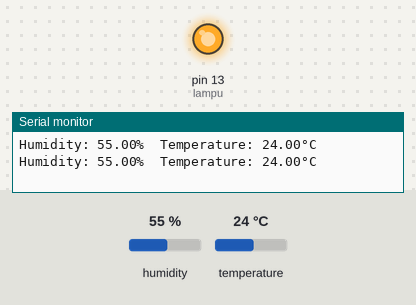
This sketch was run on a simulated Arduino Uno, built with avr-gcc and run on an emulated ATmega328P. Shown: output pins drawn as LEDs (lit = HIGH), the last lines printed to the serial monitor. The test bench sets the inputs (shaded band); at power-on: humidity 55 %, temperature 24 °C.

Above: at 2.8 s.
2.9 s: humidity set to 51 %
5.6 s: humidity set to 48 %
At 6.3 s:
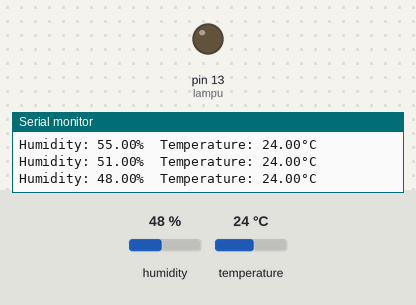
8.3 s: humidity set to 68 %
At 11.0 s:
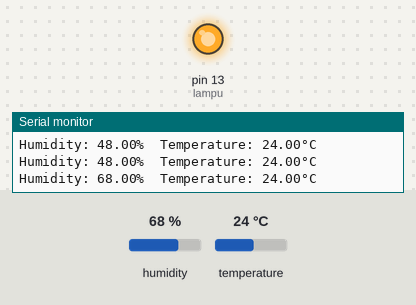
11.5 s: humidity set to 22 %
At 12.8 s:
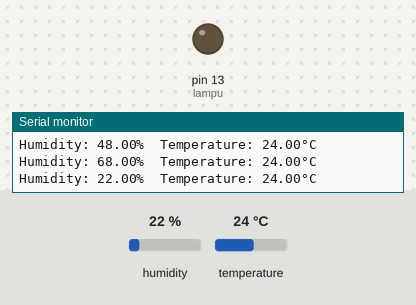
Timing chart, 0 to 14.5 s (numbered marks = the images above; inputs shaded):
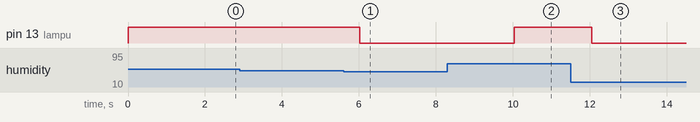

The sketch:

DHT22withESP8266.ino
```cpp
#include <DHT.h>
#define DHTPIN 5
#define DHTTYPE DHT22
DHT dht(DHTPIN, DHTTYPE);

const int lampu = 13;
float hum;
float temp;

void setup() {
  Serial.begin(9600);
  dht.begin();
  pinMode(lampu, OUTPUT);
}

void loop() {
  hum = dht.readHumidity();
  temp = dht.readTemperature();

  Serial.print("Humidity: ");
  Serial.print(hum);
  Serial.print("%  ");
  Serial.print("Temperature: ");
  Serial.print(temp);
  Serial.print("°C \n");


  if (temp >= 35 || hum >= 50) {
    digitalWrite(lampu, HIGH);
  } else {
    digitalWrite(lampu, LOW);
  }

  delay(2000);

}
```

Measured:
- the behaviour switches between 50 and 49 % on humidity (found by bisection; images 0 and 1)
- after the input at 5.6 s, pin 13 (lampu): HIGH → LOW after 0.43 s
- after the input at 8.3 s, pin 13 (lampu): LOW → HIGH after 1.7 s
- after the input at 11.5 s, pin 13 (lampu): HIGH → LOW after 0.54 s
